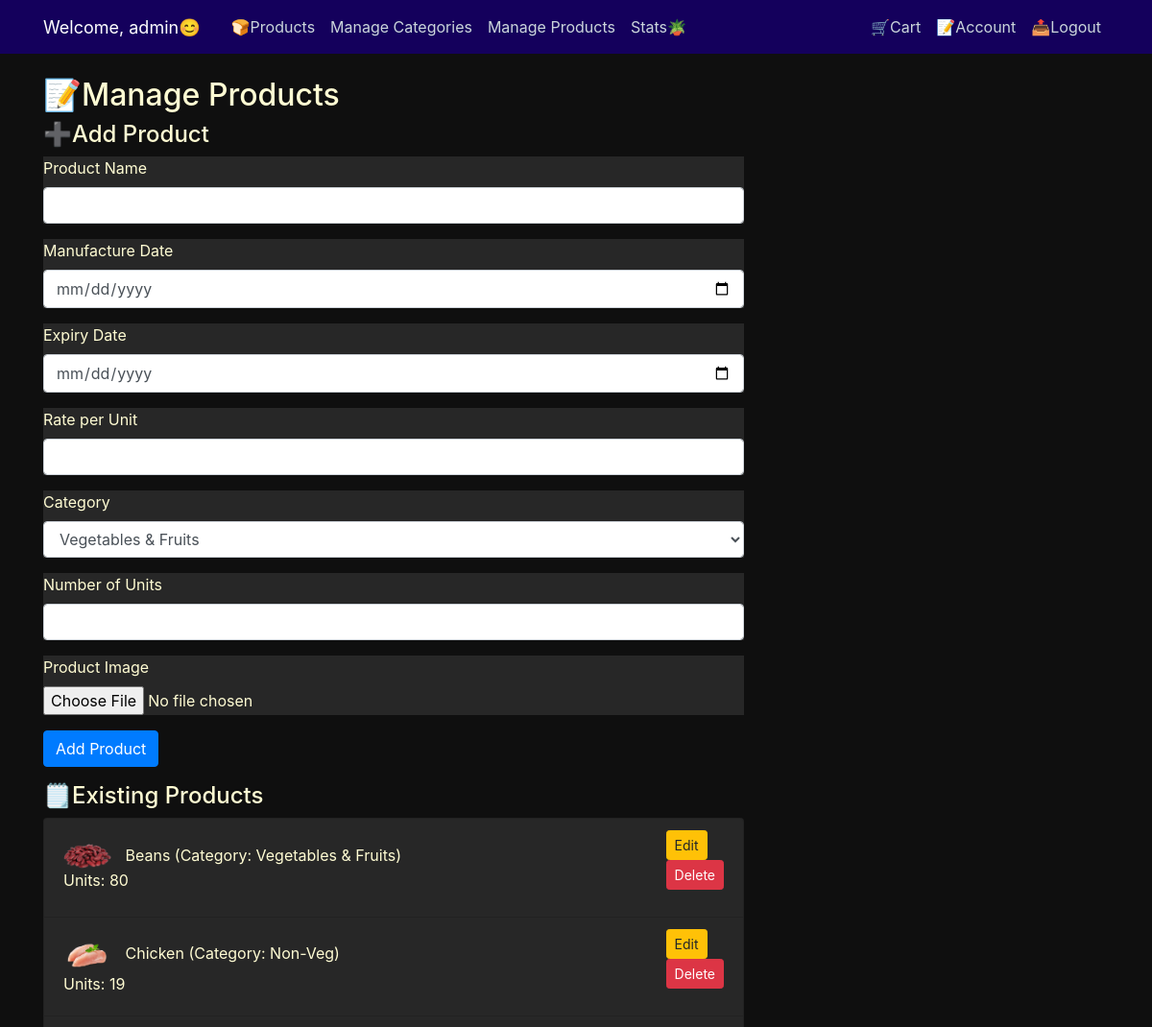
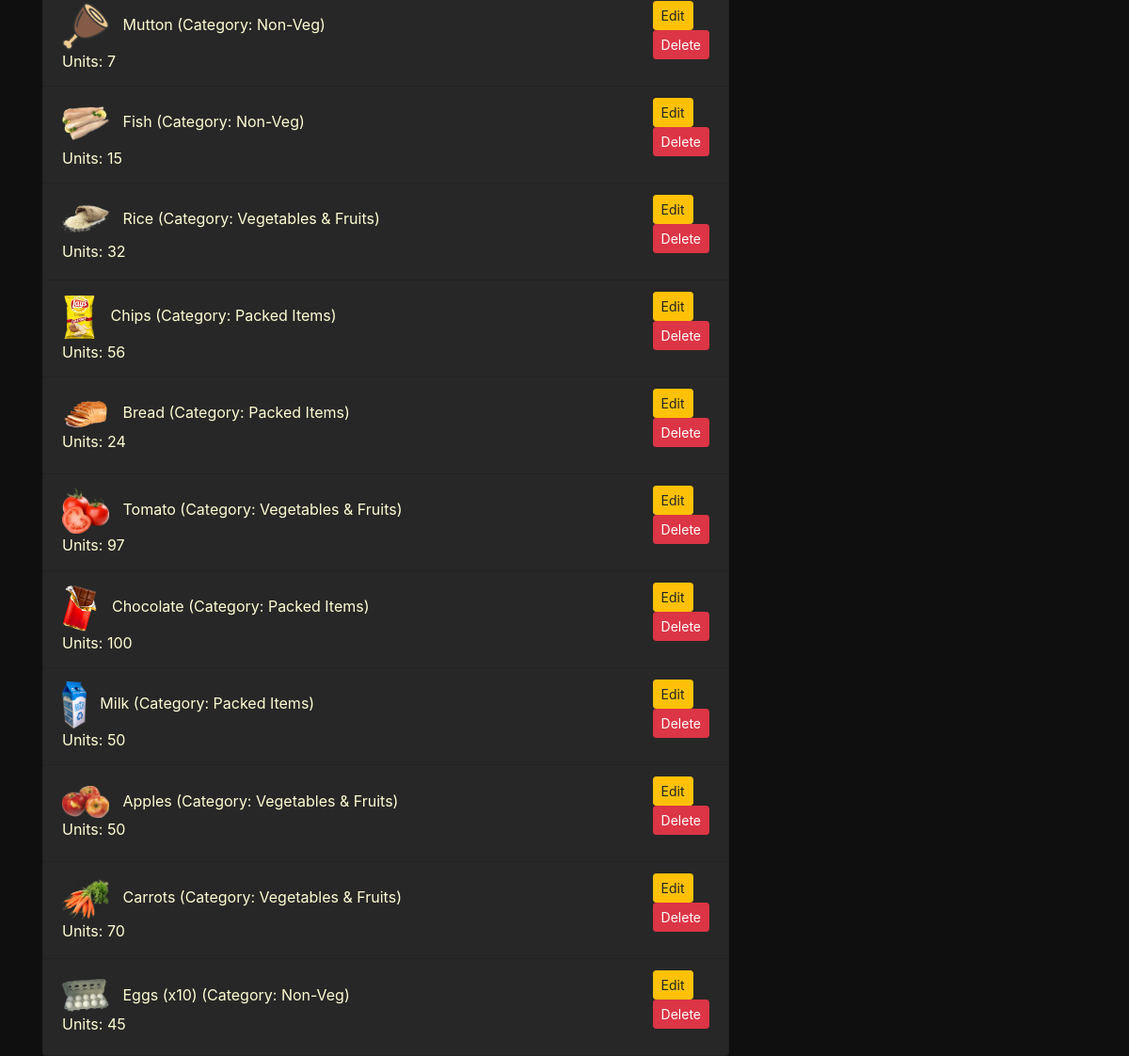
/manage_products (signed in), run on the app's committed database (2 pictures, top to bottom).
### GroceryStore/models.py (models this page shows, shortened)
class User(db.Model, UserMixin):
    id = db.Column(db.Integer, primary_key=True)
    username = db.Column(db.String(20), unique=True, nullable=False)
    email = db.Column(db.String(120), unique=True, nullable=False)
    image_file = db.Column(db.String(20), nullable=False, default='default.jpg')
    password = db.Column(db.String(20), nullable=False)
    is_admin = db.Column(db.Boolean, default=False)
    orders = relationship('Orders', back_populates='user')
    purchases = db.relationship('Product', secondary=purchases, backref='buyers', lazy='dynamic')

class Product(db.Model):
    id = db.Column(db.Integer, primary_key=True)
    name = db.Column(db.String(100), nullable=False)
    manufacture_date = db.Column(db.DateTime, nullable=True)
    expiry_date = db.Column(db.DateTime, nullable=True)
    rate_per_unit = db.Column(db.Float, nullable=False)
    units = db.Column(db.Integer, nullable=False)
    category_id = db.Column(db.Integer, db.ForeignKey('category.id'), nullable=False)
    quantity = db.Column(db.Integer, nullable=False, default=0)
    orders = relationship('Orders', back_populates='product')
    image_file = db.Column(db.String(50), nullable=True, default='default.png')

class Category(db.Model):
    id = db.Column(db.Integer, primary_key=True)
    name = db.Column(db.String(50), unique=True, nullable=False)

### GroceryStore/routes.py (the view, shortened to what this page needs)
@app.route("/manage_products", methods=['GET', 'POST'])
@login_required
def manage_products():
    if not current_user.is_admin:
        flash("You don't have permission to access this page.", 'danger')
        return redirect(url_for('login'))
    form = ProductForm()
    categories = Category.query.all()
    form.category.choices = [(category.id, category.name) for category in categories]
    products = db.session.query(Product, Category.name).join(Category).all()
    return render_template("manage_products.html", form=form, products=products, title='Manage Products')

### GroceryStore/forms.py
class ProductForm(FlaskForm):
    name = StringField('Product Name', validators=[DataRequired(), Length(max=100)])
    manufacture_date = DateField('Manufacture Date', validators=[Optional()])
    expiry_date = DateField('Expiry Date', validators=[Optional()])
    rate_per_unit = FloatField('Rate per Unit', validators=[DataRequired()])
    category = SelectField('Category', coerce=int, choices=[])
    units = IntegerField('Number of Units', validators=[DataRequired()])
    image = FileField('Product Image', validators=[
        FileAllowed(['jpg', 'png', 'jpeg'], 'Images only!')
    ])
    submit = SubmitField('Submit')

### GroceryStore/models.py (called while the page is built)
@login_manager.user_loader
def load_user(user_id):
    return User.query.get(int(user_id))

### GroceryStore/templates/manage_products.html (shortened to what this page needs)
{% extends "layout.html" %}
{% block content %}
  <h2>📝Manage Products</h2>
  <h4>➕Add Product</h4>
  <form method="POST" action="{{ url_for('manage_products') }}" enctype="multipart/form-data">
    <div class="form-group">
      {{ form.name.label }}
      {{ form.name(class="form-control") }}
    </div>
    <div class="form-group">
      {{ form.manufacture_date.label }}
      {{ form.manufacture_date(class="form-control") }}
    </div>
    <div class="form-group">
      {{ form.expiry_date.label }}
      {{ form.expiry_date(class="form-control") }}
    </div>
    <div class="form-group">
      {{ form.rate_per_unit.label }}
      {{ form.rate_per_unit(class="form-control") }}
    </div>
    <div class="form-group">
      {{ form.category.label }}
      {{ form.category(class="form-control") }}
    </div>
    <div class="form-group">
      {{ form.units.label }}
      {{ form.units(class="form-control") }}
    </div>
    <div class="form-group">
      {{ form.image.label }}
      {{ form.image(class="form-control-file") }}
    </div>
    <button type="submit" class="btn btn-primary">Add Product</button>
  </form>
  <h4>🗒️Existing Products</h4>
  <ul class="list-group">
    {% for product, category_name in products %}
      <li class="list-group-item d-flex justify-content-between align-items-center">
        <div>
          {% if product.image_file %}
          <img src="{{ url_for('static', filename=product.image_file) }}" alt="{{ product.name }}" style="max-width: 50px; max-height: 50px; margin-right: 10px;">
          {% endif %}
          {{ product.name }} (Category: {{ category_name }})
          <br>
          Units: {{ product.units }}
        </div>
        <div>
          <a href="{{ url_for('edit_product', product_id=product.id) }}" class="btn btn-sm btn-warning">Edit</a>
          <form method="POST" action="{{ url_for('delete_product', product_id=product.id) }}">
            <button type="submit" class="btn btn-sm btn-danger">Delete</button>
          </form>
        </div>
      </li>
    {% endfor %}
  </ul>
{% endblock %}

### GroceryStore/templates/layout.html (shortened to what this page needs)
<html>
    <head>
        <link rel="stylesheet" href="https://cdn.jsdelivr.net/npm/bootstrap@4.0.0/dist/css/bootstrap.min.css">
        <link rel="stylesheet" type="text/css" href="{{ url_for('static', filename='main.css') }}">
    </head>
    <body>
        <header class="site-header">
          <nav class="navbar navbar-expand-md navbar-dark bg-steel fixed-top">
            <div class="container">
              <a class="navbar-brand mr-4" style="color: #ffffff; font-size: 18px;">Welcome, {{ current_user.username }}😊</a>
                <div class="collapse navbar-collapse" id="navbarToggle">
                  <div class="navbar-nav mr-auto">
                      {% if current_user.is_authenticated %}
                      <a class="nav-item nav-link mx-auto" href="/user_products">🍞Products</a>
                          {% if current_user.is_admin %}
                              <a class="nav-item nav-link" href="{{ url_for('manage_categories') }}">Manage Categories</a>
                              <a class="nav-item nav-link" href="{{ url_for('manage_products') }}">Manage Products</a>
                              <a class="nav-item nav-link" href="{{ url_for('stats') }}">Stats🪴</a>
                          {% else %}
                              <a class="nav-item nav-link" href="{{ url_for('search') }}">🔍Search</a>
                          {% endif %}
                      {% endif %}
                  </div>
                  <div class="navbar-nav">
                      {% if current_user.is_authenticated %}
                          <a class="nav-item nav-link" href="{{ url_for('cart') }}">🛒Cart</a>
                          <a class="nav-item nav-link" href="{{ url_for('account') }}">📝Account</a>
                          <a class="nav-item nav-link" href="{{ url_for('logout') }}">📤Logout</a>
                      {% else %}
                          <a class="nav-item nav-link" href="{{ url_for('login') }}">Login</a>
                          <a class="nav-item nav-link" href="{{ url_for('register') }}">Register</a>
                      {% endif %}
                  </div>
              </div>
            </div>
          </nav>
        </header>
        <main role="main" class="container">
            <div class="row">
              <div class="col-md-8">
                {% block content %}{% endblock %}
              </div>
            </div>
        </main>
    </body>
</html>

### GroceryStore/static/main.css (style rules this page uses)
body { background: #0f0f0f; color: #333333; margin-top: 5rem; }
h1, h2, h3, h4, h5, h6, p { color: #fffcd3; }
.form-group { background: #272727; color: #fffcd3; }
.list-group-item { background: #272727; color: #fffcd3; }
.bg-steel { background-color: #0070c0; }
.site-header .navbar-nav .nav-link { color: #cbd5db; }
.navbar { background: #14005c; }

### data on the page
User: username "admin"
Product: image_file (picture), name "Beans", name "Vegetables & Fruits", units "80"
Product: image_file (picture), name "Chicken", name "Non-Veg", units "19"
Product: image_file (picture), name "Mutton", name "Non-Veg", units "7"
Product: image_file (picture), name "Fish", name "Non-Veg", units "15"
Product: image_file (picture), name "Rice", name "Vegetables & Fruits", units "32"
Product: image_file (picture), name "Chips", name "Packed Items", units "56"
Product: image_file (picture), name "Bread", name "Packed Items", units "24"
Product: image_file (picture), name "Tomato", name "Vegetables & Fruits", units "97"
Product: image_file (picture), name "Chocolate", name "Packed Items", units "100"
Product: image_file (picture), name "Milk", name "Packed Items", units "50"
Product: image_file (picture), name "Apples", name "Vegetables & Fruits", units "50"
Product: image_file (picture), name "Carrots", name "Vegetables & Fruits", units "70"
Product: image_file (picture), name "Eggs (x10)", name "Non-Veg", units "45"
